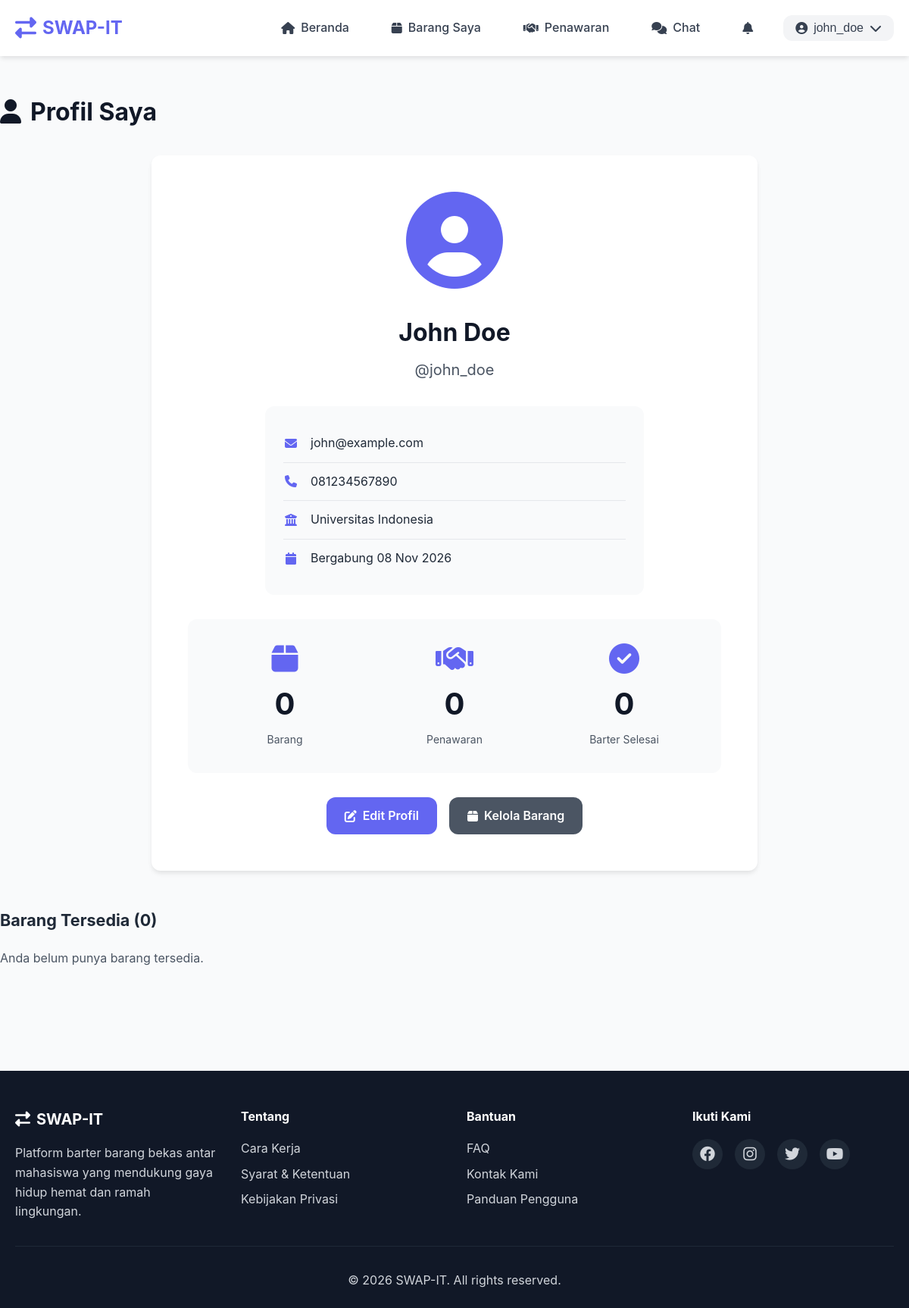
The page /pages/profile.php (signed in) on the database its author committed.
### tables this page shows
CREATE TABLE users (
    id INT PRIMARY KEY AUTO_INCREMENT,
    username VARCHAR(50) UNIQUE NOT NULL,
    email VARCHAR(100) UNIQUE NOT NULL,
    password VARCHAR(255) NOT NULL,
    full_name VARCHAR(100) NOT NULL,
    phone VARCHAR(20),
    university VARCHAR(100),
    profile_photo VARCHAR(255) DEFAULT 'default-avatar.png',
    created_at TIMESTAMP DEFAULT CURRENT_TIMESTAMP,
    updated_at TIMESTAMP DEFAULT CURRENT_TIMESTAMP ON UPDATE CURRENT_TIMESTAMP
);

### config/functions.php (called while the page is built, shortened)
<?php
function isLoggedIn() {
    return isset($_SESSION['user_id']);
}
function e($value) {
    return htmlspecialchars((string)($value ?? ''), ENT_QUOTES, 'UTF-8');
}
?>

### pages/profile.php (the view, shortened to what this page needs)
<?php
require_once '../config/functions.php';
$conn = getDBConnection();
$profile_id = isset($_GET['id']) ? (int)$_GET['id'] : 0;
if (!$profile_id) {
    $profile_id = (int)$_SESSION['user_id'];
}
$is_me = isLoggedIn() && $profile_id === (int)$_SESSION['user_id'];
$stmt = $conn->prepare("SELECT * FROM users WHERE id = ?");
$stmt->bind_param("i", $profile_id);
$stmt->execute();
$user = $stmt->get_result()->fetch_assoc();
$stmt = $conn->prepare("SELECT
    (SELECT COUNT(*) FROM items WHERE user_id = ?) AS items,
    (SELECT COUNT(*) FROM offers WHERE sender_id = ? OR receiver_id = ?) AS offers,
    (SELECT COUNT(*) FROM offers WHERE (sender_id = ? OR receiver_id = ?) AND status = 'completed') AS completed");
$stmt->bind_param("iiiii", $profile_id, $profile_id, $profile_id, $profile_id, $profile_id);
$stmt->execute();
$stats = $stmt->get_result()->fetch_assoc();
$stmt = $conn->prepare("SELECT id, title, photo, category, condition_item FROM items WHERE user_id = ? AND status = 'available' ORDER BY created_at DESC");
$stmt->bind_param("i", $profile_id);
$stmt->execute();
$items = $stmt->get_result()->fetch_all(MYSQLI_ASSOC);
?>
<!DOCTYPE html>
<html lang="id">
<head>
    <link rel="stylesheet" href="<?= BASE_URL ?>assets/css/style.css">
    <link rel="stylesheet" href="https://cdnjs.cloudflare.com/ajax/libs/font-awesome/6.4.0/css/all.min.css">
</head>
<body>
    <?php include '../includes/navbar.php'; ?>
    <div class="container main-content">
        <div class="page-header">
            <h1><i class="fas fa-user"></i> <?= $is_me ? 'Profil Saya' : 'Profil Pengguna' ?></h1>
        </div>
        <div class="profile-container">
            <div class="profile-card">
                <div class="profile-avatar"><i class="fas fa-user-circle"></i></div>
                <div class="profile-info">
                    <h2><?= e($user['full_name']) ?></h2>
                    <p class="username">@<?= e($user['username']) ?></p>
                    <div class="profile-details">
                        <?php if ($is_me): ?>
                            <div class="detail-item"><i class="fas fa-envelope"></i><span><?= e($user['email']) ?></span></div>
                            <?php if (!empty($user['phone'])): ?>
                                <div class="detail-item"><i class="fas fa-phone"></i><span><?= e($user['phone']) ?></span></div>
                            <?php endif; ?>
                        <?php endif; ?>
                        <?php if (!empty($user['university'])): ?>
                            <div class="detail-item"><i class="fas fa-university"></i><span><?= e($user['university']) ?></span></div>
                        <?php endif; ?>
                        <div class="detail-item"><i class="fas fa-calendar"></i><span>Bergabung <?= date('d M Y', strtotime($user['created_at'])) ?></span></div>
                    </div>
                    <div class="profile-stats">
                        <div class="stat-item">
                            <i class="fas fa-box"></i>
                            <div class="stat-value"><?= (int)$stats['items'] ?></div>
                            <div class="stat-label">Barang</div>
                        </div>
                        <div class="stat-item">
                            <i class="fas fa-handshake"></i>
                            <div class="stat-value"><?= (int)$stats['offers'] ?></div>
                            <div class="stat-label">Penawaran</div>
                        </div>
                        <div class="stat-item">
                            <i class="fas fa-check-circle"></i>
                            <div class="stat-value"><?= (int)$stats['completed'] ?></div>
                            <div class="stat-label">Barter Selesai</div>
                        </div>
                    </div>
                    <?php if ($is_me): ?>
                        <div class="profile-actions">
                            <a href="settings.php" class="btn btn-primary"><i class="fas fa-edit"></i> Edit Profil</a>
                            <a href="my-items.php" class="btn btn-secondary"><i class="fas fa-box"></i> Kelola Barang</a>
                        </div>
                    <?php endif; ?>
                </div>
            </div>
        </div>
        <div class="related-section">
            <h2>Barang Tersedia (<?= count($items) ?>)</h2>
            <?php if (!$items): ?>
                <p class="muted-text"><?= $is_me ? 'Anda belum punya barang tersedia.' : 'Pengguna ini belum punya barang tersedia.' ?></p>
            <?php endif; ?>
        </div>
    </div>
    <?php include '../includes/footer.php'; ?>
</body>
</html>

### includes/navbar.php (shortened to what this page needs)
<nav class="navbar" data-base-url="<?= e(BASE_URL) ?>" data-logged-in="<?= isLoggedIn() ? '1' : '0' ?>">
    <div class="container">
        <div class="navbar-brand">
            <a href="<?= BASE_URL ?>index.php">
                <i class="fas fa-exchange-alt"></i>
                <span>SWAP-IT</span>
            </a>
        </div>
        <div class="navbar-menu">
            <a href="<?= BASE_URL ?>index.php" class="nav-link">
                <i class="fas fa-home"></i> Beranda
            </a>
            <?php if (isLoggedIn()): ?>
                <a href="<?= BASE_URL ?>pages/my-items.php" class="nav-link">
                    <i class="fas fa-box"></i> Barang Saya
                </a>
                <a href="<?= BASE_URL ?>pages/my-offers.php" class="nav-link" data-badge="offers">
                    <i class="fas fa-handshake"></i> Penawaran
                </a>
                <a href="<?= BASE_URL ?>pages/messages.php" class="nav-link" data-badge="messages">
                    <i class="fas fa-comments"></i> Chat
                </a>
                <a href="<?= BASE_URL ?>pages/notifications.php" class="nav-link" data-badge="notifications" title="Notifikasi">
                    <i class="fas fa-bell"></i> <span class="nav-label-mobile">Notifikasi</span>
                </a>
                <div class="navbar-user">
                    <div class="dropdown">
                        <button class="dropdown-toggle" type="button" aria-haspopup="true" aria-expanded="false">
                            <i class="fas fa-user-circle"></i>
                            <span><?= e($_SESSION['username']) ?></span>
                            <i class="fas fa-chevron-down"></i>
                        </button>
                    </div>
                </div>
            <?php endif; ?>
        </div>
    </div>
</nav>

### includes/footer.php
<footer class="footer">
    <div class="container">
        <div class="footer-content">
            <div class="footer-section">
                <h3>
                    <i class="fas fa-exchange-alt"></i> SWAP-IT
                </h3>
                <p>Platform barter barang bekas antar mahasiswa yang mendukung gaya hidup hemat dan ramah lingkungan.</p>
            </div>
            <div class="footer-section">
                <h4>Tentang</h4>
                <ul>
                    <li><a href="<?= BASE_URL ?>index.php#cara-kerja">Cara Kerja</a></li>
                    <li><a href="#">Syarat & Ketentuan</a></li>
                    <li><a href="#">Kebijakan Privasi</a></li>
                </ul>
            </div>
            <div class="footer-section">
                <h4>Bantuan</h4>
                <ul>
                    <li><a href="#">FAQ</a></li>
                    <li><a href="#">Kontak Kami</a></li>
                    <li><a href="#">Panduan Pengguna</a></li>
                </ul>
            </div>
            <div class="footer-section">
                <h4>Ikuti Kami</h4>
                <div class="social-links">
                    <a href="#"><i class="fab fa-facebook"></i></a>
                    <a href="#"><i class="fab fa-instagram"></i></a>
                    <a href="#"><i class="fab fa-twitter"></i></a>
                    <a href="#"><i class="fab fa-youtube"></i></a>
                </div>
            </div>
        </div>
        <div class="footer-bottom">
            <p>&copy; <?= date('Y') ?> SWAP-IT. All rights reserved.</p>
        </div>
    </div>
</footer>

### rows shown on the page
users: full_name "John Doe", username "john_doe", email "john@example.com", phone "081234567890", university "Universitas Indonesia", created_at "08 Nov 2026"

### other values the page prints
$_SESSION['username'] "john_doe"
$stats['items'] "0"
$stats['offers'] "0"
$stats['completed'] "0"
count($items) "0"
